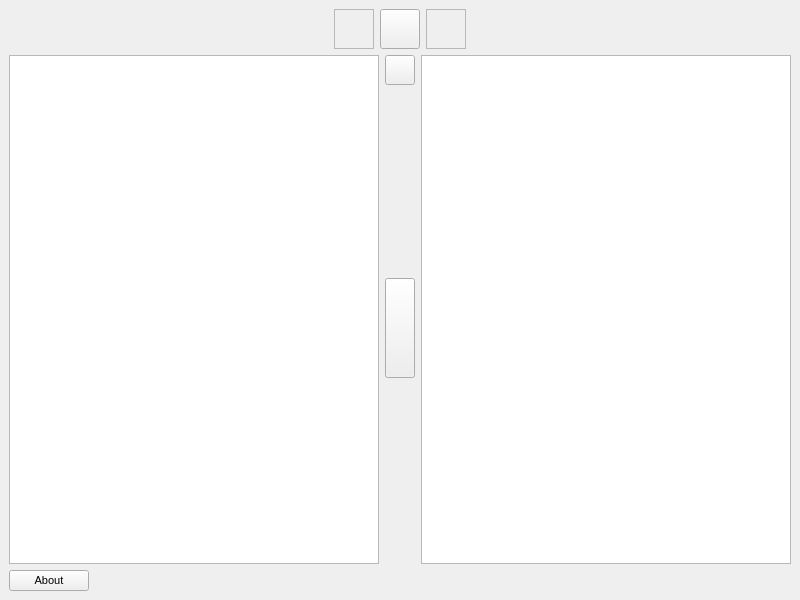
<?xml version="1.0" encoding="UTF-8"?>
<ui version="4.0">
 <class>TranslatorWindow</class>
 <widget class="QMainWindow" name="TranslatorWindow">
  <property name="geometry">
   <rect>
    <x>0</x>
    <y>0</y>
    <width>800</width>
    <height>600</height>
   </rect>
  </property>
  <property name="windowTitle">
   <string>SimpleTrans</string>
  </property>
  <property name="windowIcon">
   <iconset resource="resources.qrc">
    <normaloff>:/rsrc/translateIcon.png</normaloff>:/rsrc/translateIcon.png</iconset>
  </property>
  <widget class="QWidget" name="centralwidget">
   <layout class="QVBoxLayout" name="verticalLayout_2">
    <item>
     <layout class="QHBoxLayout" name="horizontalLayout">
      <item>
       <spacer name="horizontalSpacer">
        <property name="orientation">
         <enum>Qt::Horizontal</enum>
        </property>
        <property name="sizeHint" stdset="0">
         <size>
          <width>40</width>
          <height>20</height>
         </size>
        </property>
       </spacer>
      </item>
      <item>
       <widget class="QFrame" name="sourceFlag">
        <property name="minimumSize">
         <size>
          <width>40</width>
          <height>40</height>
         </size>
        </property>
        <property name="maximumSize">
         <size>
          <width>16777215</width>
          <height>40</height>
         </size>
        </property>
        <property name="styleSheet">
         <string notr="true"/>
        </property>
        <property name="frameShape">
         <enum>QFrame::StyledPanel</enum>
        </property>
        <property name="frameShadow">
         <enum>QFrame::Raised</enum>
        </property>
       </widget>
      </item>
      <item>
       <widget class="QPushButton" name="changeLang">
        <property name="minimumSize">
         <size>
          <width>20</width>
          <height>40</height>
         </size>
        </property>
        <property name="focusPolicy">
         <enum>Qt::NoFocus</enum>
        </property>
        <property name="text">
         <string/>
        </property>
        <property name="icon">
         <iconset theme="mail-send-receive">
          <normaloff>.</normaloff>.</iconset>
        </property>
        <property name="iconSize">
         <size>
          <width>40</width>
          <height>40</height>
         </size>
        </property>
       </widget>
      </item>
      <item>
       <widget class="QFrame" name="targetFlag">
        <property name="minimumSize">
         <size>
          <width>40</width>
          <height>40</height>
         </size>
        </property>
        <property name="maximumSize">
         <size>
          <width>16777215</width>
          <height>40</height>
         </size>
        </property>
        <property name="styleSheet">
         <string notr="true">image: url(:/rsrc/English-Language-Flag-1-icon.png);</string>
        </property>
        <property name="frameShape">
         <enum>QFrame::StyledPanel</enum>
        </property>
        <property name="frameShadow">
         <enum>QFrame::Raised</enum>
        </property>
       </widget>
      </item>
      <item>
       <spacer name="horizontalSpacer_2">
        <property name="orientation">
         <enum>Qt::Horizontal</enum>
        </property>
        <property name="sizeHint" stdset="0">
         <size>
          <width>40</width>
          <height>20</height>
         </size>
        </property>
       </spacer>
      </item>
     </layout>
    </item>
    <item>
     <layout class="QHBoxLayout" name="horizontalLayout_2">
      <item>
       <widget class="QTextEdit" name="textEdit">
        <property name="tabChangesFocus">
         <bool>true</bool>
        </property>
       </widget>
      </item>
      <item>
       <layout class="QVBoxLayout" name="verticalLayout">
        <item>
         <widget class="QPushButton" name="clearButton">
          <property name="minimumSize">
           <size>
            <width>30</width>
            <height>30</height>
           </size>
          </property>
          <property name="maximumSize">
           <size>
            <width>30</width>
            <height>30</height>
           </size>
          </property>
          <property name="cursor">
           <cursorShape>PointingHandCursor</cursorShape>
          </property>
          <property name="focusPolicy">
           <enum>Qt::NoFocus</enum>
          </property>
          <property name="text">
           <string/>
          </property>
          <property name="icon">
           <iconset theme="edit-clear">
            <normaloff>.</normaloff>.</iconset>
          </property>
          <property name="iconSize">
           <size>
            <width>25</width>
            <height>25</height>
           </size>
          </property>
         </widget>
        </item>
        <item>
         <spacer name="verticalSpacer">
          <property name="orientation">
           <enum>Qt::Vertical</enum>
          </property>
          <property name="sizeHint" stdset="0">
           <size>
            <width>20</width>
            <height>40</height>
           </size>
          </property>
         </spacer>
        </item>
        <item>
         <widget class="QPushButton" name="translate">
          <property name="minimumSize">
           <size>
            <width>15</width>
            <height>100</height>
           </size>
          </property>
          <property name="maximumSize">
           <size>
            <width>30</width>
            <height>16777215</height>
           </size>
          </property>
          <property name="cursor">
           <cursorShape>PointingHandCursor</cursorShape>
          </property>
          <property name="focusPolicy">
           <enum>Qt::TabFocus</enum>
          </property>
          <property name="text">
           <string/>
          </property>
          <property name="icon">
           <iconset theme="go-next">
            <normaloff>.</normaloff>.</iconset>
          </property>
          <property name="iconSize">
           <size>
            <width>30</width>
            <height>40</height>
           </size>
          </property>
          <property name="shortcut">
           <string>Return</string>
          </property>
         </widget>
        </item>
        <item>
         <spacer name="verticalSpacer_2">
          <property name="orientation">
           <enum>Qt::Vertical</enum>
          </property>
          <property name="sizeHint" stdset="0">
           <size>
            <width>20</width>
            <height>40</height>
           </size>
          </property>
         </spacer>
        </item>
       </layout>
      </item>
      <item>
       <widget class="QTextBrowser" name="textBrowser">
        <property name="focusPolicy">
         <enum>Qt::NoFocus</enum>
        </property>
       </widget>
      </item>
     </layout>
    </item>
    <item>
     <layout class="QHBoxLayout" name="horizontalLayout_3">
      <item>
       <widget class="QPushButton" name="aboutButton">
        <property name="font">
         <font>
          <pointsize>8</pointsize>
         </font>
        </property>
        <property name="focusPolicy">
         <enum>Qt::NoFocus</enum>
        </property>
        <property name="text">
         <string>About</string>
        </property>
       </widget>
      </item>
      <item>
       <spacer name="horizontalSpacer_3">
        <property name="orientation">
         <enum>Qt::Horizontal</enum>
        </property>
        <property name="sizeHint" stdset="0">
         <size>
          <width>40</width>
          <height>20</height>
         </size>
        </property>
       </spacer>
      </item>
     </layout>
    </item>
   </layout>
  </widget>
 </widget>
 <resources>
  <include location="resources.qrc"/>
 </resources>
 <connections/>
</ui>
